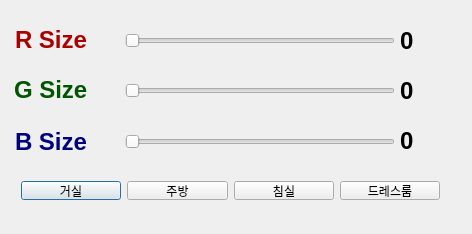
<?xml version="1.0" encoding="UTF-8"?>
<ui version="4.0">
 <class>Dialog</class>
 <widget class="QDialog" name="Dialog">
  <property name="geometry">
   <rect>
    <x>0</x>
    <y>0</y>
    <width>472</width>
    <height>234</height>
   </rect>
  </property>
  <property name="windowTitle">
   <string>Dialog</string>
  </property>
  <widget class="QSlider" name="rSlider">
   <property name="geometry">
    <rect>
     <x>125</x>
     <y>30</y>
     <width>270</width>
     <height>22</height>
    </rect>
   </property>
   <property name="maximum">
    <number>255</number>
   </property>
   <property name="orientation">
    <enum>Qt::Horizontal</enum>
   </property>
  </widget>
  <widget class="QSlider" name="gSlider">
   <property name="geometry">
    <rect>
     <x>125</x>
     <y>80</y>
     <width>270</width>
     <height>22</height>
    </rect>
   </property>
   <property name="maximum">
    <number>255</number>
   </property>
   <property name="orientation">
    <enum>Qt::Horizontal</enum>
   </property>
  </widget>
  <widget class="QSlider" name="bSlider">
   <property name="geometry">
    <rect>
     <x>125</x>
     <y>131</y>
     <width>270</width>
     <height>22</height>
    </rect>
   </property>
   <property name="maximum">
    <number>255</number>
   </property>
   <property name="orientation">
    <enum>Qt::Horizontal</enum>
   </property>
  </widget>
  <widget class="QLabel" name="rSize">
   <property name="geometry">
    <rect>
     <x>15</x>
     <y>10</y>
     <width>120</width>
     <height>61</height>
    </rect>
   </property>
   <property name="text">
    <string>&lt;html&gt;&lt;head/&gt;&lt;body&gt;&lt;p&gt;&lt;span style=&quot; font-size:18pt; font-weight:600; color:#aa0000;&quot;&gt;R Size&lt;/span&gt;&lt;/p&gt;&lt;/body&gt;&lt;/html&gt;</string>
   </property>
  </widget>
  <widget class="QLabel" name="gSize">
   <property name="geometry">
    <rect>
     <x>14</x>
     <y>60</y>
     <width>120</width>
     <height>61</height>
    </rect>
   </property>
   <property name="text">
    <string>&lt;html&gt;&lt;head/&gt;&lt;body&gt;&lt;p&gt;&lt;span style=&quot; font-size:18pt; font-weight:600; color:#005500;&quot;&gt;G Size&lt;/span&gt;&lt;/p&gt;&lt;/body&gt;&lt;/html&gt;</string>
   </property>
  </widget>
  <widget class="QLabel" name="bSize">
   <property name="geometry">
    <rect>
     <x>15</x>
     <y>112</y>
     <width>120</width>
     <height>61</height>
    </rect>
   </property>
   <property name="text">
    <string>&lt;html&gt;&lt;head/&gt;&lt;body&gt;&lt;p&gt;&lt;span style=&quot; font-size:18pt; font-weight:600; color:#00007f;&quot;&gt;B Size&lt;/span&gt;&lt;/p&gt;&lt;/body&gt;&lt;/html&gt;</string>
   </property>
  </widget>
  <widget class="QLabel" name="rValueLabel">
   <property name="geometry">
    <rect>
     <x>400</x>
     <y>11</y>
     <width>120</width>
     <height>61</height>
    </rect>
   </property>
   <property name="text">
    <string>&lt;html&gt;&lt;head/&gt;&lt;body&gt;&lt;p&gt;&lt;span style=&quot; font-size:18pt; font-weight:600; color:#000000;&quot;&gt;0&lt;/span&gt;&lt;/p&gt;&lt;/body&gt;&lt;/html&gt;</string>
   </property>
  </widget>
  <widget class="QLabel" name="gValueLable">
   <property name="geometry">
    <rect>
     <x>400</x>
     <y>61</y>
     <width>120</width>
     <height>61</height>
    </rect>
   </property>
   <property name="text">
    <string>&lt;html&gt;&lt;head/&gt;&lt;body&gt;&lt;p&gt;&lt;span style=&quot; font-size:18pt; font-weight:600; color:#000000;&quot;&gt;0&lt;/span&gt;&lt;/p&gt;&lt;/body&gt;&lt;/html&gt;</string>
   </property>
  </widget>
  <widget class="QLabel" name="bValueLable">
   <property name="geometry">
    <rect>
     <x>400</x>
     <y>111</y>
     <width>120</width>
     <height>61</height>
    </rect>
   </property>
   <property name="text">
    <string>&lt;html&gt;&lt;head/&gt;&lt;body&gt;&lt;p&gt;&lt;span style=&quot; font-size:18pt; font-weight:600; color:#000000;&quot;&gt;0&lt;/span&gt;&lt;/p&gt;&lt;/body&gt;&lt;/html&gt;</string>
   </property>
  </widget>
  <widget class="QWidget" name="layoutWidget">
   <property name="geometry">
    <rect>
     <x>10</x>
     <y>170</y>
     <width>441</width>
     <height>41</height>
    </rect>
   </property>
   <layout class="QHBoxLayout" name="horizontalLayout">
    <item>
     <widget class="QPushButton" name="livingroomButton">
      <property name="enabled">
       <bool>true</bool>
      </property>
      <property name="text">
       <string>거실</string>
      </property>
     </widget>
    </item>
    <item>
     <widget class="QPushButton" name="kitchinButton">
      <property name="text">
       <string>주방</string>
      </property>
     </widget>
    </item>
    <item>
     <widget class="QPushButton" name="bedroomButton">
      <property name="text">
       <string>침실</string>
      </property>
     </widget>
    </item>
    <item>
     <widget class="QPushButton" name="dressroomButton">
      <property name="text">
       <string>드레스룸</string>
      </property>
     </widget>
    </item>
   </layout>
  </widget>
 </widget>
 <layoutdefault spacing="6" margin="11"/>
 <resources/>
 <connections/>
</ui>
